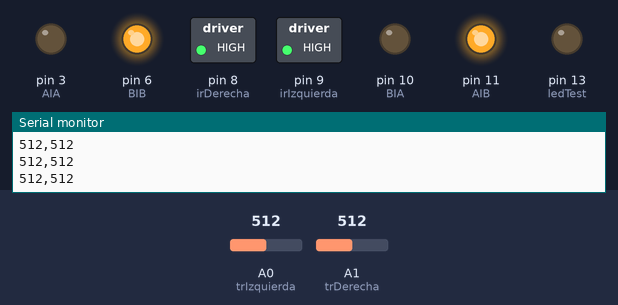
The sketch below on a simulated Arduino Uno, built with avr-gcc and run on an emulated ATmega328P. Shown: switched loads named in the sketch (green lamp = pin HIGH), output pins drawn as LEDs (lit = HIGH), the last lines printed to the serial monitor. The test bench sets the inputs (shaded band); at power-on: A0 (trIzquierda) = 512, A1 (trDerecha) = 512.

Above: at 4.2 s.
4.3 s: A0 (trIzquierda) set to 980
At 5.5 s:
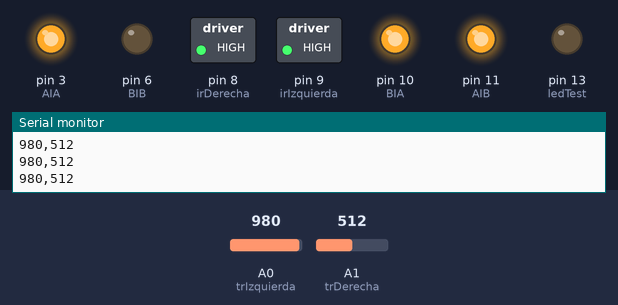
5.8 s: A1 (trDerecha) set to 955
7.3 s: A1 (trDerecha) set to 988
At 8.5 s:
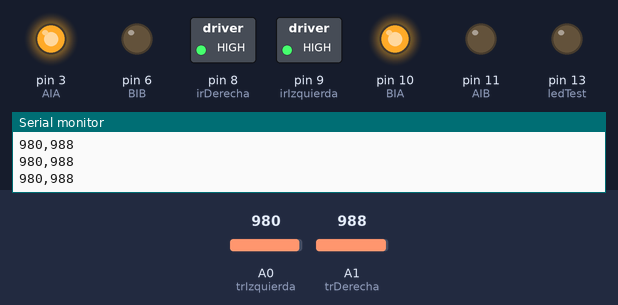
8.8 s: A0 (trIzquierda) set to 952
At 9.2 s:
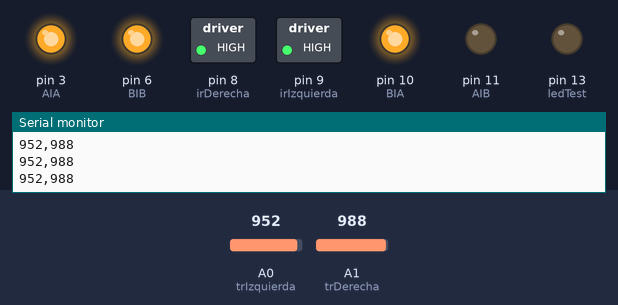
10.3 s: A0 (trIzquierda) set to 1023
At 11.0 s:
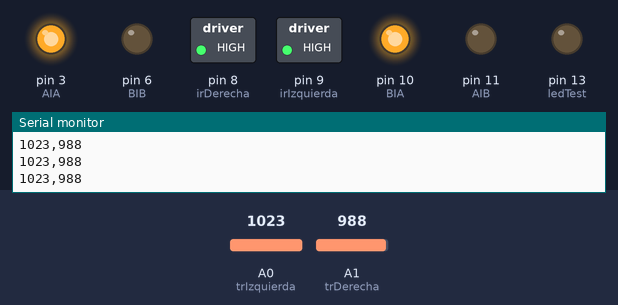
11.8 s: A0 (trIzquierda) set to 960
At 12.2 s:
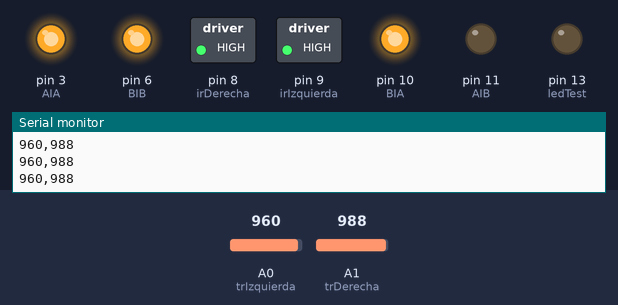
Timing chart, 0 to 14.3 s (numbered marks = the images above; inputs shaded):
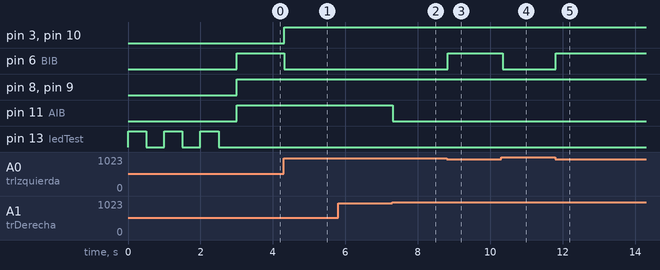

Measured:
- the behaviour switches between 970 and 971 on A1 (trDerecha) (found by bisection; images 1 and 2)
- the behaviour switches between 970 and 969 on A0 (trIzquierda) (found by bisection; images 2 and 3)
- after the input at 4.3 s, pin 3 (AIA), pin 10 (BIA): LOW → HIGH at once; pin 6 (BIB): HIGH → LOW at once
- after the input at 7.3 s, pin 11 (AIB): HIGH → LOW at once
- after the input at 8.8 s, pin 6 (BIB): LOW → HIGH at once
- after the input at 10.3 s, pin 6 (BIB): HIGH → LOW at once
- after the input at 11.8 s, pin 6 (BIB): LOW → HIGH at once

The sketch:

_15_Seguidor_de_linea__1_.ino
```cpp
/*
  Vamos a realizar un robot que sigue una linea negra
*/
//Variables de Salida

const int irIzquierda = 9;
const int irDerecha = 8;
const int ledTest = 13;

/*
  Variables Motor
*/
const int AIA = 3;
const int AIB = 11;
const int BIA = 10;
const int BIB = 6;

/*
  Variables Entradas
*/
const int trIzquierda = A0;
const int trDerecha = A1;


/*
  Datos reflectividad guardada
*/
int refDer = 0;
int refIzq = 0;

/*FIN VARIABLES*/

void setup() {
  //INICIO SETUP ENTRADAS / SALIDAS

  pinMode(irIzquierda, OUTPUT);
  pinMode(irDerecha, OUTPUT);
  pinMode(ledTest, OUTPUT);

  digitalWrite(irIzquierda, LOW);
  digitalWrite(irDerecha, LOW);
  digitalWrite(ledTest, LOW);


  /*
     Inicializacion salidas del Motor
  */
  pinMode(AIA, OUTPUT);
  pinMode(AIB, OUTPUT);
  pinMode(BIA, OUTPUT);
  pinMode(BIB, OUTPUT);

  /*
     colocamos en 0 las salidas y nos aseguramos que está apagado
  */
  analogWrite(AIA, 0);
  analogWrite(AIB, 0);
  analogWrite(BIA, 0);
  analogWrite(BIB, 0);

  //Saludo Inicial
  digitalWrite(ledTest, HIGH);
  delay(500);
  digitalWrite(ledTest, LOW);
  delay(500);
  digitalWrite(ledTest, HIGH);
  delay(500);
  digitalWrite(ledTest, LOW);
  delay(500);
  digitalWrite(ledTest, HIGH);
  delay(500);
  digitalWrite(ledTest, LOW);
  delay(500);

  Serial.begin(9600);

}


void loop() {

  digitalWrite(ledTest, HIGH);

  digitalWrite(irIzquierda, HIGH);
  refIzq =  analogRead(trIzquierda);

  digitalWrite(irDerecha, HIGH);
  refDer =  analogRead(trDerecha);

  digitalWrite(ledTest, LOW);

  Serial.print(refIzq);
  Serial.print(",");
  Serial.println(refDer);

  movimiento();

  delay(50);
}
void movimiento(){
    // < 965  --> Blanco  - Deben medir en su entorno
    // > 965  --> Negro   - Deben medir en su entorno
  if (refDer < 970 && refIzq < 970) { //(-XX-)
    atras();
  }
  else if (refDer > 970 && refIzq > 970) { //(-II-)
    adelante();
  }

  else if (refDer < 970 && refIzq > 970) { //(-IX-)
    derecha();
  }

  else if (refDer > 970 && refIzq < 970) { //(-XI-)

    izquierda();
  }
}
/**
   Funciones para controlar el motor
*/
/**
   colocamos en alto los IA y en bajo los IB de los dos motores.
*/
void adelante()
{
  analogWrite(AIA, 255);
  analogWrite(AIB, 0);
  analogWrite(BIA, 255);
  analogWrite(BIB, 0);
}

/**
   colocamos en alto los IB y en bajo los IA de los dos motores
*/
void atras()
{
  analogWrite(AIA, 0);
  analogWrite(AIB, 255);
  analogWrite(BIA, 0);
  analogWrite(BIB, 255);
}

/**
   Combinamos adelante y atras
*/
void derecha()
{
  analogWrite(AIA, 255);
  analogWrite(AIB, 255);
  analogWrite(BIA, 255);
  analogWrite(BIB, 0);
}


/**
   Combinamos adelante y atras pero de forma diferente

*/
void izquierda()
{
  analogWrite(AIA, 255);
  analogWrite(AIB, 0);
  analogWrite(BIA, 255);
  analogWrite(BIB, 255);
}
```
